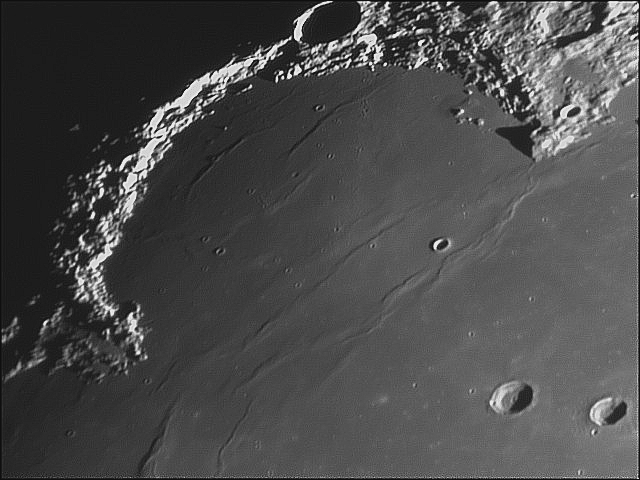
#> input picture Prácticas -Realce y Transformación de Imágenes/Transformación entre modelos de color/Sinus_Iridium.jpg, 640 x 480 px, found by its file name
$ python Conversiones.py
#> lines starting #> are read from the running program, lines starting #| are printed output that depends on the picture; after the words box and inside, x2 and y2 are one past the last pixel; in counts of white or black regions, pixels touching at a corner belong together
import cv2
import numpy as np
from matplotlib import pyplot as plt

# ------------------------------------------------------------------------
#                              DE RGB A CMY
# ------------------------------------------------------------------------

ImagenOriginal = cv2.imread('C:\\Users\\addi_\\OneDrive\\Escritorio\\sinus_iridium.jpg')
#> ImagenOriginal is the input picture: shape (480, 640, 3); min 14, max 236, mean 75.1
(B, G, R) = cv2.split(ImagenOriginal)
zeros = np.zeros(ImagenOriginal.shape[:2], dtype="uint8")

M = 1-(G/255)
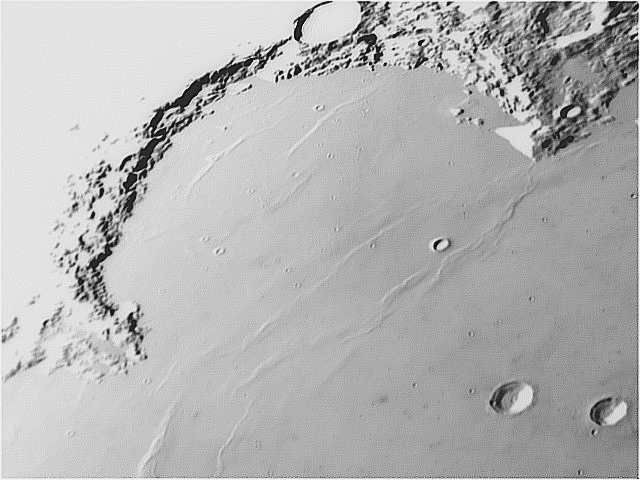
#> M: shape (480, 640) float64; min 0.0745, max 0.945, mean 0.705
Y = 1-(B/255)
C = 1-(R/255)

ImagenCMY = cv2.merge([C, M, Y])
# [6 lines of commented-out code are left out]
cv2.imwrite('Imagen CMY.jpg', ImagenCMY)
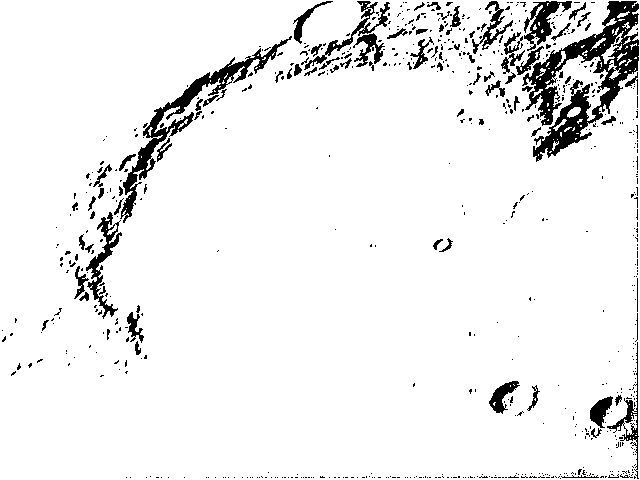
#> saved as Imagen CMY.jpg: shape (480, 640, 3); values 0 (black) and 1 (white), 93.2% white; 663 black regions (575 under 20 px), largest, box (x1, y1, x2, y2) and area: (522, 1, 639, 162) 6145, (120, 36, 292, 223) 3035, (86, 212, 122, 319) 950
cv2.imwrite('Canal C.jpg', cv2.merge([B, G, zeros]))
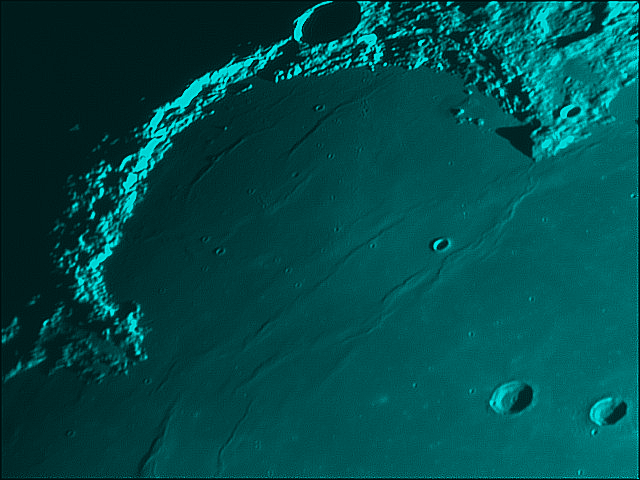
#> saved as Canal C.jpg: shape (480, 640, 3); mean B, G, R 75.1, 75.1, 0
cv2.imwrite('Canal M.jpg', cv2.merge([B, zeros, R]))
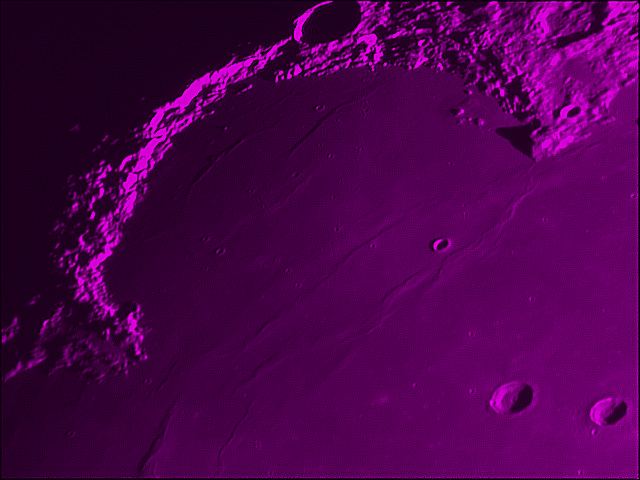
#> saved as Canal M.jpg: shape (480, 640, 3); mean B, G, R 75.1, 0, 75.1
cv2.imwrite('Canal Y.jpg', cv2.merge([zeros, G, R]))
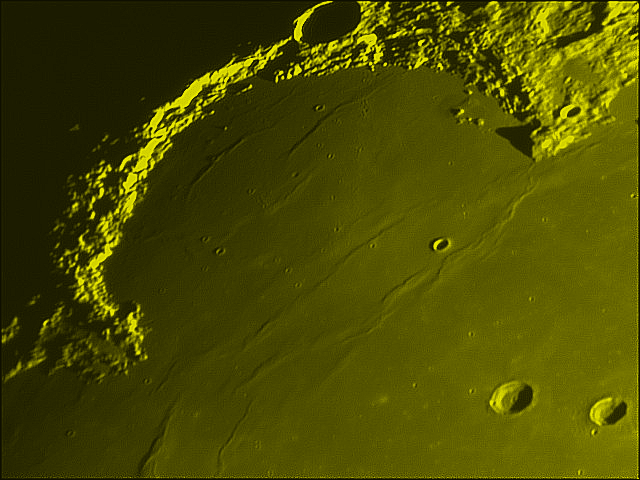
#> saved as Canal Y.jpg: shape (480, 640, 3); mean B, G, R 0, 75.1, 75.1

#cv2.waitKey(0)
#cv2.destroyAllWindows()

# ------------------------------------------------------------------------
#                               DE RGB A HSI
# ------------------------------------------------------------------------

zeros = np.zeros(ImagenOriginal.shape[:2], dtype="uint8")
ImagenHSI = cv2.cvtColor(ImagenOriginal, cv2.COLOR_RGB2HSV_FULL)
#> ImagenHSI: shape (480, 640, 3); mean H, S, V 0, 0, 75.1

(H, S, I) = cv2.split(ImagenHSI)
#> H: shape (480, 640); every value is 0
# [45 lines of commented-out code are left out]


(B, G, R) = cv2.split(ImagenOriginal)
zeros = np.zeros(ImagenOriginal.shape[:5], dtype="uint8")

Y = 16+((65.738/256)*R)+((129.057/256)*G)+((25.064/256)*B)
CB = 128-((37.945/256)*R)-((74.494/256)*G)+((112.439/256)*B)
CR = 286+((112.439/256)*R)-((94.154/256)*G)-((18.285/256)*B)
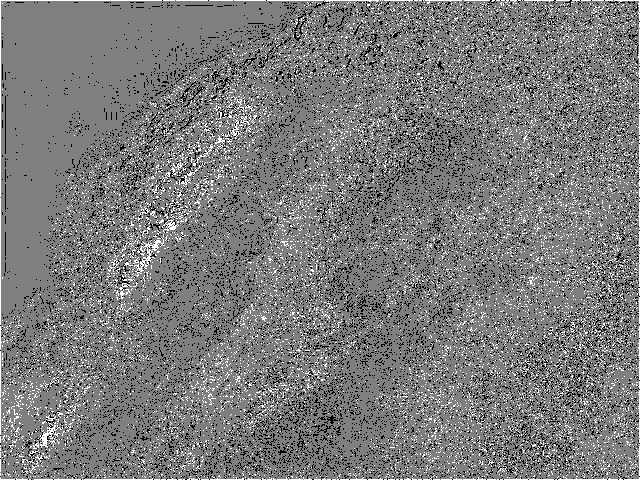
#> CR: shape (480, 640) float64; min 286, max 286, mean 286; drawn with min black and max white
Y = Y/255
CB = CB/255
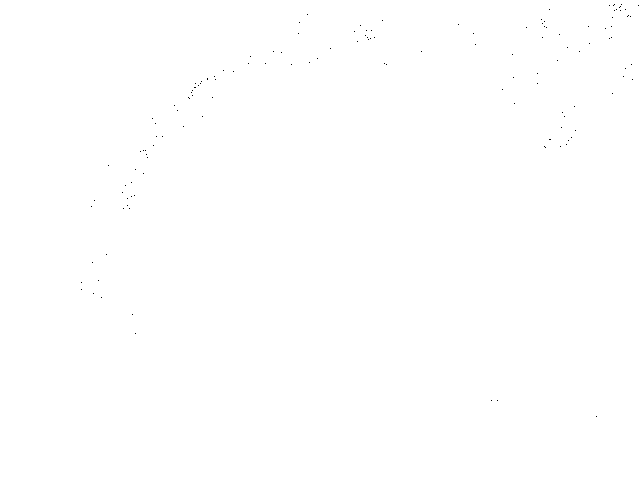
#> CB: shape (480, 640) float64; values 0.502 (black) and 0.502 (white), 100% white; black in thin lines or dots, all inside (x1, y1, x2, y2) = (81, 4, 639, 417)
CR=CR/255


ImagenYCbCr = cv2.cvtColor(ImagenOriginal, cv2.COLOR_RGB2YCrCb)
#> ImagenYCbCr: shape (480, 640, 3); mean of channels 0, 1, 2 75.1, 128, 128

cv2.imshow('Imagen YCbCr', ImagenYCbCr)
cv2.imshow('Y', Y)
cv2.imshow('Cb', CB)
cv2.imshow('Cr', CR)
#                                                                        19 imágenes
cv2.imwrite('Imagen YCbCr.jpg', ImagenYCbCr)

cv2.waitKey(0)
cv2.destroyAllWindows()


# ------------------------ C M Y K ------------------------

B, G, R = ImagenOriginal[:, :, 0], ImagenOriginal[:,
                                                  :, 1], ImagenOriginal[:, :, 2]
zeros = np.zeros(ImagenOriginal.shape[:5], dtype="uint8")

B_ = np.copy(B)
G_ = np.copy(G)
R_ = np.copy(R)

K = zeros
C = zeros
M = zeros
Y = zeros

#> (the run stopped early here; a loop or call above may not have finished)

$ run again, with Prácticas -Realce y Transformación de Imágenes/Transformación entre modelos de color/CMY/CMY Suma.jpg copied over Prácticas -Realce y Transformación de Imágenes/Transformación entre modelos de color/Sinus_Iridium.jpg
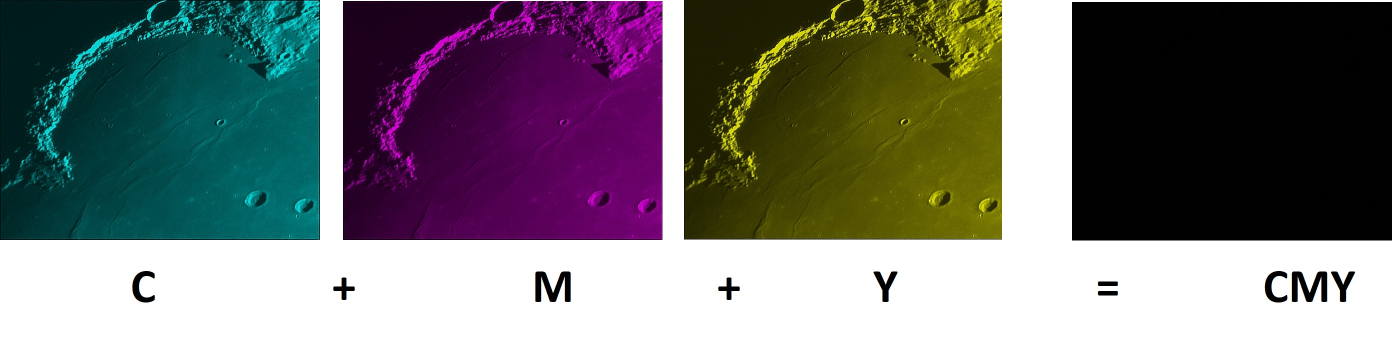
#> input picture Prácticas -Realce y Transformación de Imágenes/Transformación entre modelos de color/CMY/CMY Suma.jpg, 2784 x 688 px, found by its file name (shown at 1/2 size)
#> ImagenOriginal is the input picture: shape (688, 2784, 3); mean B, G, R 115.5, 115, 115.2
#> ImagenHSI: shape (688, 2784, 3); mean H, S, V 64.1, 119.9, 127.2
#> `CR = 286+((112.439/256)*R)-((94.154/256)*G)-((18.285/256)*B)`:
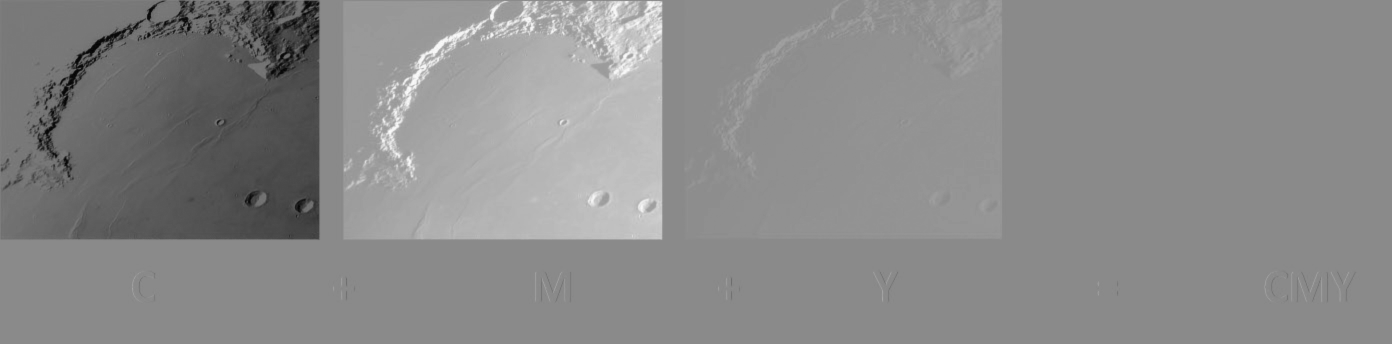
#> CR: shape (688, 2784) float64 (shown at 1/2 size); min 188.2, max 368.9, mean 286.1; drawn with min black and max white
#> ImagenYCbCr: shape (688, 2784, 3); mean of channels 0, 1, 2 115.2, 128.2, 128
#> `cv2.imshow('Cr', CR)`:
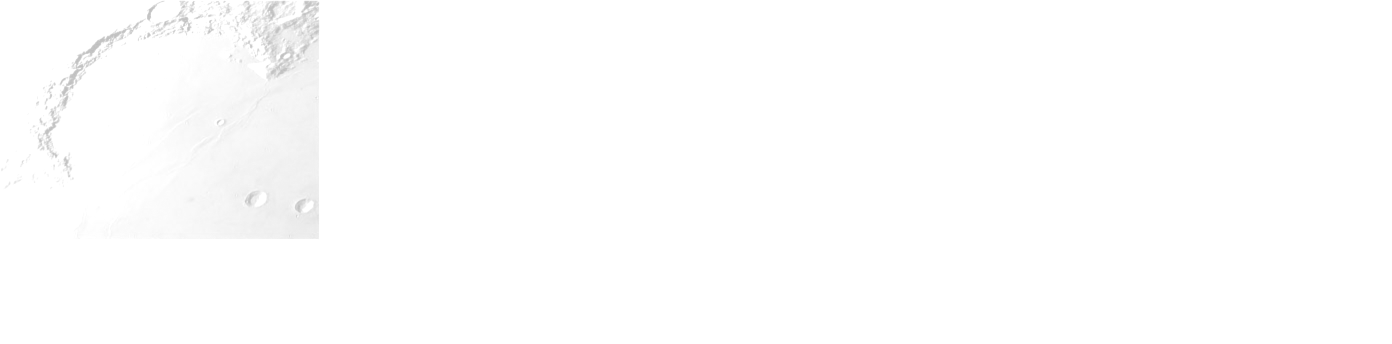
#> window 'Cr': shape (688, 2784) (shown at 1/2 size); min 188, max 255, mean 253.9
